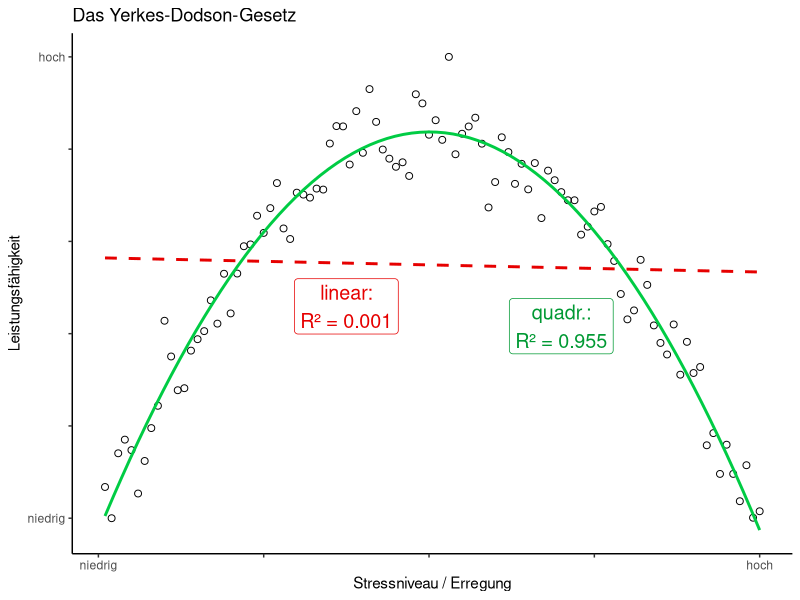

Recreate this plot in R.
library(ggplot2)

set.seed(0)
p <- .5
q <- seq_len(100)
y <- (1200 - p * (q - 50)^2) / 12
y_noise  <- y + rnorm(length(q), 10, 7.5)
y_min    <- min(y_noise)
y_max    <- max(y_noise)
rsq_lm   <- round(cor(y_noise, q)^2, 3)
rsq_poly <- round(summary(lm(y_noise ~ poly(q, 2)))$r.squared, 3)

ggplot(NULL, aes(q, y_noise)) +
  geom_jitter(height = 0, width = 0, shape = 21, size = 2) +
  geom_smooth(method = lm, color = "#e60000", se = FALSE, linetype = "dashed") +
  geom_smooth(method = lm, formula = y ~ poly(x, 2), color = "#00cc44", se = FALSE) +
  geom_label(aes(x = 37.5, y = 65), color = "#e60000", size = 5,
             label = paste("linear:\nR² =", rsq_lm)) +
  geom_label(aes(x = 70, y = 60), color = "#009933", size = 5,
             label = paste("quadr.:\nR² =", rsq_poly)) +
  scale_y_continuous(breaks = c(seq(y_min, y_max, (y_max - y_min) / 5)),
                     labels = c("niedrig", rep("", 4), "hoch")) +
  scale_x_continuous(breaks = c(seq(0, 100, 25)),
                     labels = c("niedrig", rep("", 3),"hoch")) +
  labs(
    title = "Das Yerkes-Dodson-Gesetz",
    x = "Stressniveau / Erregung",
	  y = "Leistungsfähigkeit"
  ) +
  theme_classic()
